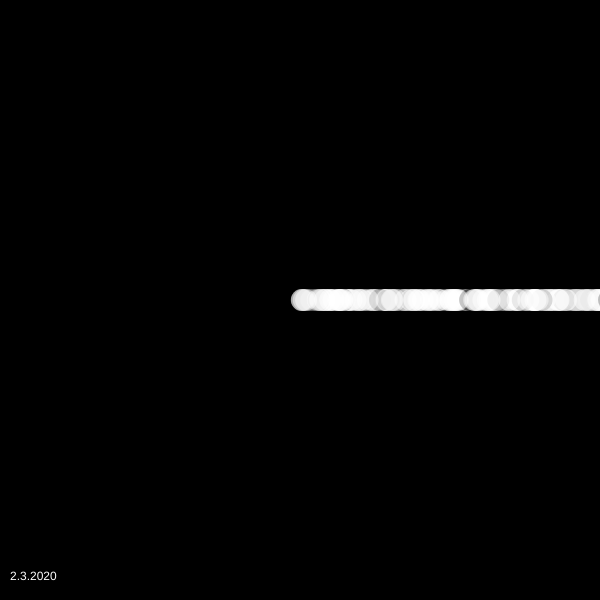
Frame 1 (no input)
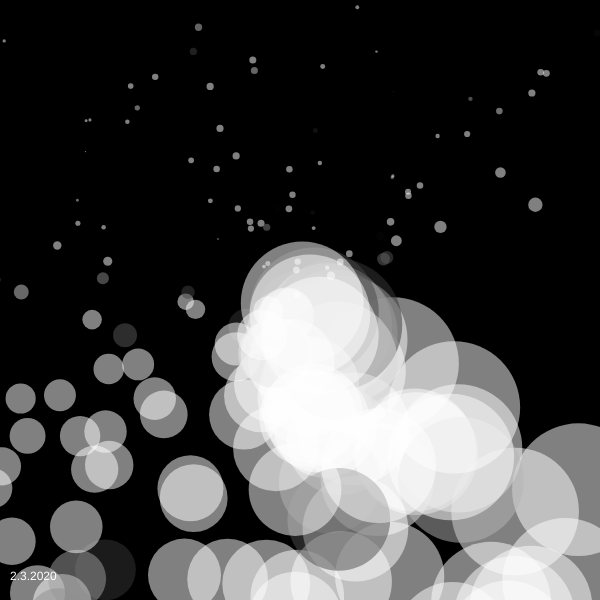
Frame 60 (no input)
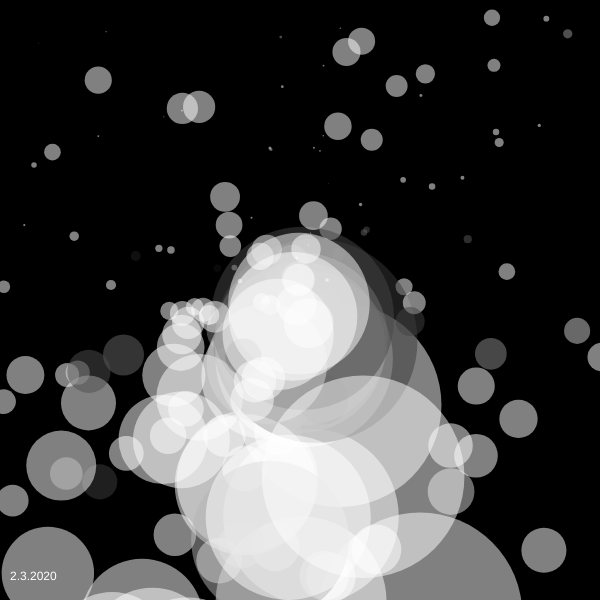
Frame 120 (the mouse pressed at the canvas centre since frame 60)

The p5.js sketch that drew these frames (run headless with seeded random() and noise() and a simulated clock; from frame 60 on, the mouse is pressed at the canvas centre):

// p5.js sketch
// ── sketch.js
//Based off the particle system example on p5.js

let spin;

let spins = [];

function setup() {
  createCanvas(600, 600);
   colorMode(HSB);
  // Initialize all values
  for (let i = 0; i < 200; i++) {
    var dir = -1;
    if(i%2 == 0){
      dir = 1;
    }
    spin = new Spinner(createVector(width/2, height/2), random(0, 400), dir, 0, random(0.01, 0.1), random(0, 360));
    spins.push(spin);
  }

 
}

function draw() {
  // Convert polar to cartesian
  background(0);
  for (let i = 0; i < spins.length; i++) {
    spins[i].run();
  }
  fill(255);
  text("2.3.2020", 10, height - 20);
}

class Spinner{
 constructor(center, radius, direction, theta, vel, hue) {
    this.x = 0;
    this.y = 0; 
    this.center = center;
    this.radius = radius;
    this.direction = direction;
    this.theta = theta;
    this.vel = vel;
    this.hue = hue;
    this.color = color(hue, 0.5);
    this.size = 20;
  }
  update(){
    this.x= (this.radius * cos(this.theta) + this.center.x);
    this.y = (this.radius * sin(this.theta) + this.center.y);
    // if(this.direction < 0) { //go other way 
    //     this.x = (this.radius * sin(this.theta) + this.center.y);
    //     this.y = (this.radius * cos(this.theta) + this.center.x);
    //   }
    this.theta += this.vel;
    this.size += cos(this.theta)*2;
  }
  display(){
    fill(this.color);
    noStroke();
    ellipse(this.x, this.y, this.size, this.size);
  }
  run(){
    this.update();
    this.display();
  }
};
